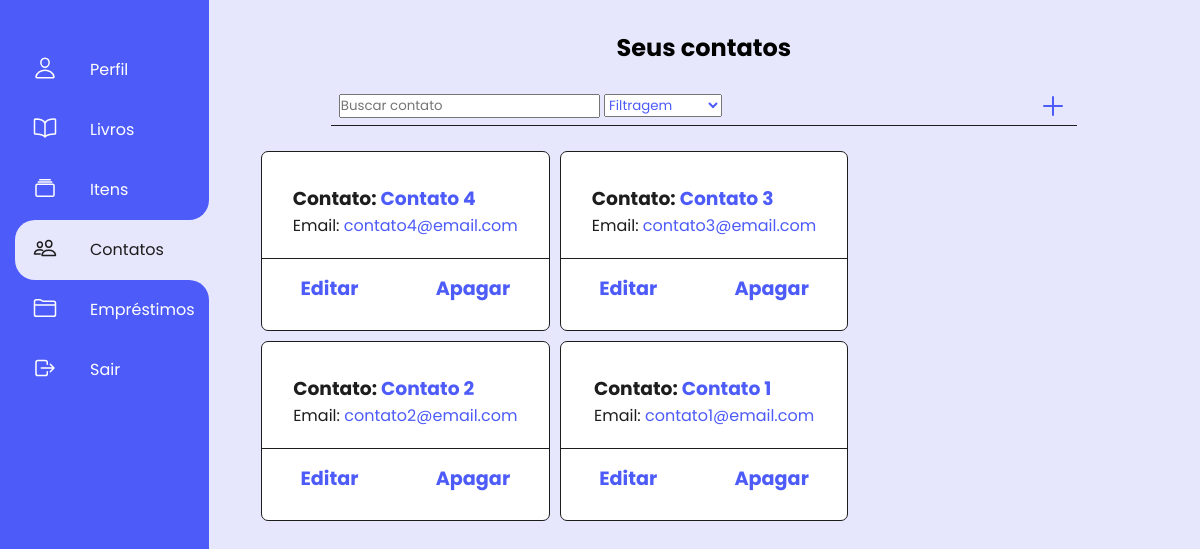
The page /acervo/contatos/ (signed in) on the database its author committed.
### app/models.py (models this page shows, shortened)
class Contact(models.Model):
    name = models.CharField(max_length=200)
    email = models.EmailField(max_length=250)
    created_at = models.DateTimeField(auto_now=True)
    edited_at = models.DateTimeField(default=timezone.now())
    user = models.ForeignKey(User, on_delete=models.CASCADE, default=None)

### app/views.py (the view)
# urls.py: path('contatos/', views.ContactsView.as_view(), name='contacts'),
class ContactsView(LoginRequiredMixin, TemplateView): # 4
    def get(self, request, *args, **kwargs):
        user = request.user
        contacts = Contact.objects.filter(user=user).order_by('-created_at')[:6]
        return render(request, 'app/contact/contacts.html', {'user': user, 'contacts': contacts}) #

### app/templates/app/contact/contacts.html (shortened to what this page needs)
{% extends "app/base.html" %}
{% load static %}
{% block styles %}
<link rel="stylesheet" href="{% static 'app/css/base.css' %}">
<link rel="stylesheet" href="{% static 'app/css/withModels.css' %}">
{% endblock styles %}
{% block contacts_menu %}
<li class="list active">
    <b></b>
    <b></b>
    <a href="{% url 'contacts' %}">
        <span class="icon">
            <ion-icon name="people-outline"></ion-icon>
        </span>
        <span class="tittle">Contatos</span>
    </a>
</li>
{% endblock contacts_menu %}
{% block content %}
<div class="get">
    <h2>Seus contatos</h2>
    <br>
    <div class="search-and-add">
        <form action="{% url 'search_contact' %}" method="post">
            <input type="text" class="search"
            placeholder="Buscar contato" name="search" value="{{search}}">
            <select name="filters" class="filters" onchange="this.form.submit()">
                <option class="fs-7" value="0" selected="selected" disabled>Filtragem</option>
            </select>
        </form>
        <a href="{% url 'create_contact' %}" class="icon">
            <ion-icon name="add-outline"></ion-icon>
        </a>
    </div>
    <ul class="content-list">
        {% for contact in contacts %}
        <li class="element-list">
            <div class="card-elements">
                <h3 class="card-title"><span class="card-span">Contato:</span> {{ contact.name }}</h3>
                <p class="card-body"><span class="card-span">Email:</span> {{ contact.email }}</p>
            </div>
            <div class="crud-options">
                <a href="{% url 'update_contact' contact.id %}" class="">Editar</a>
                <a href="{% url 'delete_contact' contact.id %}" class="">Apagar</a>
            </div>
        </li>
        {% endfor %}
    </ul>
</div>
{% endblock content %}

### app/static/app/css/base.css (style rules this page uses)
:root { --primary-color: #4d5bf9; --secundary-color: #1D1D1D; --white-color: #e6e6fc; --primary-color-light: #555fd1e8; --primary-color-heavy: #2534db; }
* { margin: 0; padding: 0; box-sizing: border-box; font-family: 'Poppins', sans-serif; }
body { background-color: var(--white-color); }
.navigation ul li { position: relative; list-style: none; width: 100%; border-top-left-radius: 20px; border-bottom-left-radius: 20px; }
.navigation ul li.active { background-color: var(--white-color); }
.navigation ul li b:nth-child(1) { position: absolute; top: -20px; height: 20px; width: 100%; background-color: var(--white-color); display: none; }
.navigation ul li b:nth-child(1)::before { content: ''; position: absolute; top: 0; left: 0; width: 100%; height: 100%; border-bottom-right-radius: 20px; background-color: var(--primary-color); }
.navigation ul li b:nth-child(2) { position: absolute; bottom: -20px; height: 20px; width: 100%; background-color: var(--white-color); display: none; }
.navigation ul li b:nth-child(2)::before { content: ''; position: absolute; top: 0; left: 0; width: 100%; height: 100%; border-top-right-radius: 20px; background-color: var(--primary-color); }
.navigation ul li.active b:nth-child(1), .navigation ul li.active b:nth-child(2) { display: block; }
.navigation ul li a { position: relative; display: block; width: 100%; display: flex; text-decoration: none; color: #fff; }
.navigation ul li.active a { color: var(--secundary-color); }
.navigation ul li a .icon { position: relative; display: block; min-width: 60px; height: 60px; line-height: 70px; text-align: center; }
.navigation ul li a .icon ion-icon { font-size: 1.5em; }
.navigation ul li a .tittle { position: relative; display: block; padding-left: 15px; height: 60px; line-height: 60px; white-space: normal; }

### app/static/app/css/withModels.css (style rules this page uses)
:root { --primary-color: #4d5bf9; --secundary-color: #1D1D1D; --white-color: #e6e6fc; --primary-color-light: #555fd1e8; --primary-color-heavy: #2534db; }
.search-and-add { display: flex; align-items: center; justify-content: space-between; width: 80%; margin-bottom: 10px; padding: 0 8px 5px; border-bottom: 1px solid var(--secundary-color); }
.get { display: flex; flex-direction: column; align-items: center; justify-content: start; }
.get .content-list { margin: 15px 0; width: 95%; height: 80%; display: flex; flex-wrap: wrap; gap: 10px; }
.get .content-list .element-list { width: 32.6%; height: 180px; display: flex; flex-direction: column; align-items: center; justify-content: center; background-color: white; color: var(--primary-color); border: 1px solid var(--secundary-color); border-radius: 7px; }
.get .content-list .element-list .card-elements { display: flex; flex-direction: column; margin: 20px; }
.card-span { color: var(--secundary-color); }
.get .content-list .element-list .card-elements .card-title, .card-body { align-self: flex-start; }
.get .content-list .element-list .crud-options { width: 100%; padding: 15px 0; border-top: 1px solid var(--secundary-color); display: flex; align-items: center; justify-content: space-around; }
.get .content-list .element-list .crud-options a { text-decoration: none; font-size: 1.2em; font-weight: bold; color: var(--primary-color); }
.get, .post { text-align: center; }
.search-and-add .icon { position: relative; display: block; min-width: 30px; height: 30px; line-height: 40px; text-align: center; }
.search-and-add .icon ion-icon { font-size: 2em; cursor: pointer; color: var(--primary-color); }
.filters { color: var(--primary-color); }

### rows shown on the page
Contact: name "Contato 4", email "contato4@email.com"
Contact: name "Contato 3", email "contato3@email.com"
Contact: name "Contato 2", email "contato2@email.com"
Contact: name "Contato 1", email "contato1@email.com"
